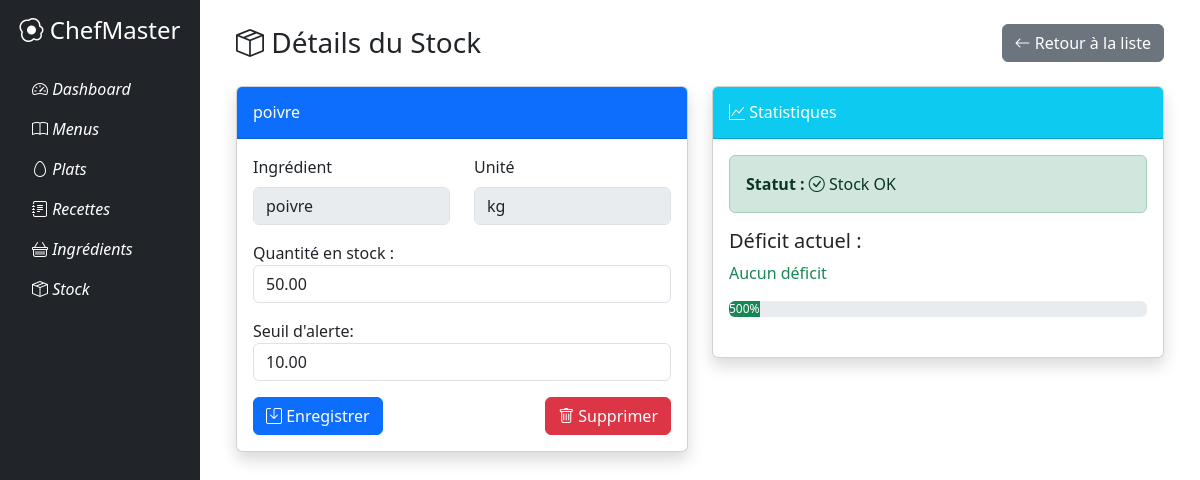
Screenshot of /stock/detail/1/ with the database file from the repository.
### stock/models.py (models this page shows, shortened)
class Stock(models.Model):
    ingredient = models.OneToOneField( Ingredient, on_delete=models.CASCADE, related_name='stock' )
    quantite = models.DecimalField( max_digits=10, decimal_places=2, verbose_name="Quantité en stock ")
    seuil_alerte = models.DecimalField( max_digits=10, decimal_places=2, default=0, verbose_name="Seuil d'alerte" )
    class Meta:
        verbose_name = "Stock"
        ordering = ['ingredient__nom']

### ingredients/models.py (models this page shows, shortened)
class Ingredient(models.Model):
    UNITE_MESURE_CHOICES = [
        ('kg', 'Kilogramme (kg)'),
        ('g', 'Gramme (g)'),
        ('l', 'Litre (l)'),
        ('ml', 'Millilitre (ml)'),
        ('m', 'Mètre (m)'),
        ('cm', 'Centimètre (cm)'),
        ('piece', 'Pièce'),
        ('autre', 'Autre'),
    ]
    nom = models.CharField(max_length=100)
    unite_mesure = models.CharField(max_length=50, choices=UNITE_MESURE_CHOICES, default='piece') # default value added
    quantite = models.DecimalField( max_digits=10, decimal_places=2, default=1.0, verbose_name="Quantité disponible" )
    prix_unitaire = models.DecimalField(max_digits=10, decimal_places=2, verbose_name="Prix unitaire (TND)", validators=[MinValueValidator(0)])
    date_achat = models.DateField(null=True, blank=True, verbose_name="Date d'achat")  # Saisie manuelle
    date_validite = models.DateField( verbose_name="Date de validité", null=True, blank=True )

### stock/views.py (the view, shortened to what this page needs)
# urls.py: path('detail/<int:pk>/', StockDetailView.as_view(), name='detail'),
class StockDetailView(UpdateView):  # Hérite de UpdateView pour combiner affichage et édition
    model = Stock
    form_class = StockUpdateForm
    template_name = 'stock/stock_detail.html'
    context_object_name = 'stock'
    def get_context_data(self, **kwargs):
        context = super().get_context_data(**kwargs)
        stock = self.object
        try:
            if stock.seuil_alerte > 0:
                percentage = (stock.quantite / stock.seuil_alerte) * 100
                context['pourcentage_stock'] = min(round(percentage, 2), 100)  # Limité à 100%
            else:
                context['pourcentage_stock'] = 100
        except (TypeError, AttributeError):
            context['pourcentage_stock'] = 0
        context['deficit'] = max(stock.seuil_alerte - stock.quantite, 0)
        context['pourcentage_stock'] = (stock.quantite / stock.seuil_alerte * 100) if stock.seuil_alerte > 0 else 0
        return context

### stock/forms.py (shortened to what this page needs)
class StockUpdateForm(forms.ModelForm):
    class Meta:
        model = Stock
        fields = ['quantite', 'seuil_alerte']
        widgets = {
            'quantite': forms.NumberInput(attrs={
                'class': 'form-control',
                'step': '0.01',
                'min': '0'
            }),
            'seuil_alerte': forms.NumberInput(attrs={
                'class': 'form-control',
                'step': '0.01',
                'min': '0'
            }),
        }

### stock/templates/stock/stock_detail.html (shortened to what this page needs)
{% extends 'base.html' %}
{% block content %}
<div class="container-fluid">
    <div class="d-sm-flex align-items-center justify-content-between mb-4">
        <h1 class="h3 mb-0 text-gray-800">
            <i class="bi bi-box-seam"></i> Détails du Stock
        </h1>
        <a href="{% url 'stock:list' %}" class="btn btn-secondary">
            <i class="bi bi-arrow-left"></i> Retour à la liste
        </a>
    </div>
    <div class="row">
        <div class="col-lg-6">
            <div class="card shadow mb-4">
                <div class="card-header py-3 bg-primary text-white">
                    <h6 class="m-0 font-weight-bold">
                        {{ stock.ingredient.nom }}
                    </h6>
                </div>
                <div class="card-body">
                    <form method="post">
                        <div class="row mb-3">
                            <div class="col-md-6">
                                <label class="form-label">Ingrédient</label>
                                <input type="text" class="form-control"
                                       value="{{ stock.ingredient.nom }}" disabled>
                            </div>
                            <div class="col-md-6">
                                <label class="form-label">Unité</label>
                                <input type="text" class="form-control"
                                       value="{{ stock.ingredient.unite_mesure }}" disabled>
                            </div>
                        </div>
                        <div class="mb-3">
                            {{ form.quantite.label_tag }}
                            {{ form.quantite }}
                        </div>
                        <div class="mb-3">
                            {{ form.seuil_alerte.label_tag }}
                            {{ form.seuil_alerte }}
                        </div>
                        <div class="d-flex justify-content-between">
                            <button type="submit" class="btn btn-primary">
                                <i class="bi bi-save"></i> Enregistrer
                            </button>
                            <a href="{% url 'stock:delete' stock.pk %}"
                               class="btn btn-danger">
                                <i class="bi bi-trash"></i> Supprimer
                            </a>
                        </div>
                    </form>
                </div>
            </div>
        </div>
        <div class="col-lg-6">
            <div class="card shadow mb-4">
                <div class="card-header py-3 bg-info text-white">
                    <h6 class="m-0 font-weight-bold">
                        <i class="bi bi-graph-up"></i> Statistiques
                    </h6>
                </div>
                <div class="card-body">
                    <div class="alert alert-{% if stock.quantite <= stock.seuil_alerte %}warning{% else %}success{% endif %}">
                        <strong>Statut :</strong>
                        {% if stock.quantite <= stock.seuil_alerte %}
                            <i class="bi bi-exclamation-triangle"></i> Alerte Stock
                        {% else %}
                            <i class="bi bi-check-circle"></i> Stock OK
                        {% endif %}
                    </div>
                    <div class="mb-3">
                        <h5>Déficit actuel :</h5>
                        {% if deficit > 0 %}
                            <span class="text-danger">{{ deficit|floatformat:2 }} {{ stock.ingredient.unite_mesure }}</span>
                        {% else %}
                            <span class="text-success">Aucun déficit</span>
                        {% endif %}
                    </div>
                    <div class="progress mb-4">
                        <div class="progress-bar
                            {% if stock.quantite <= stock.seuil_alerte %}bg-danger
                            {% else %}bg-success{% endif %}"
                            role="progressbar" >
                            {{ pourcentage_stock|floatformat:0 }}%
                        </div>
                    </div>
                </div>
            </div>
        </div>
    </div>
</div>
{% endblock %}

### rows the page displays
Stock: ingredient.nom "poivre", ingredient.unite_mesure "kg", quantite "50.00", seuil_alerte "10.00"

### other values shown
{{ pourcentage_stock|floatformat:0 }} "500"
